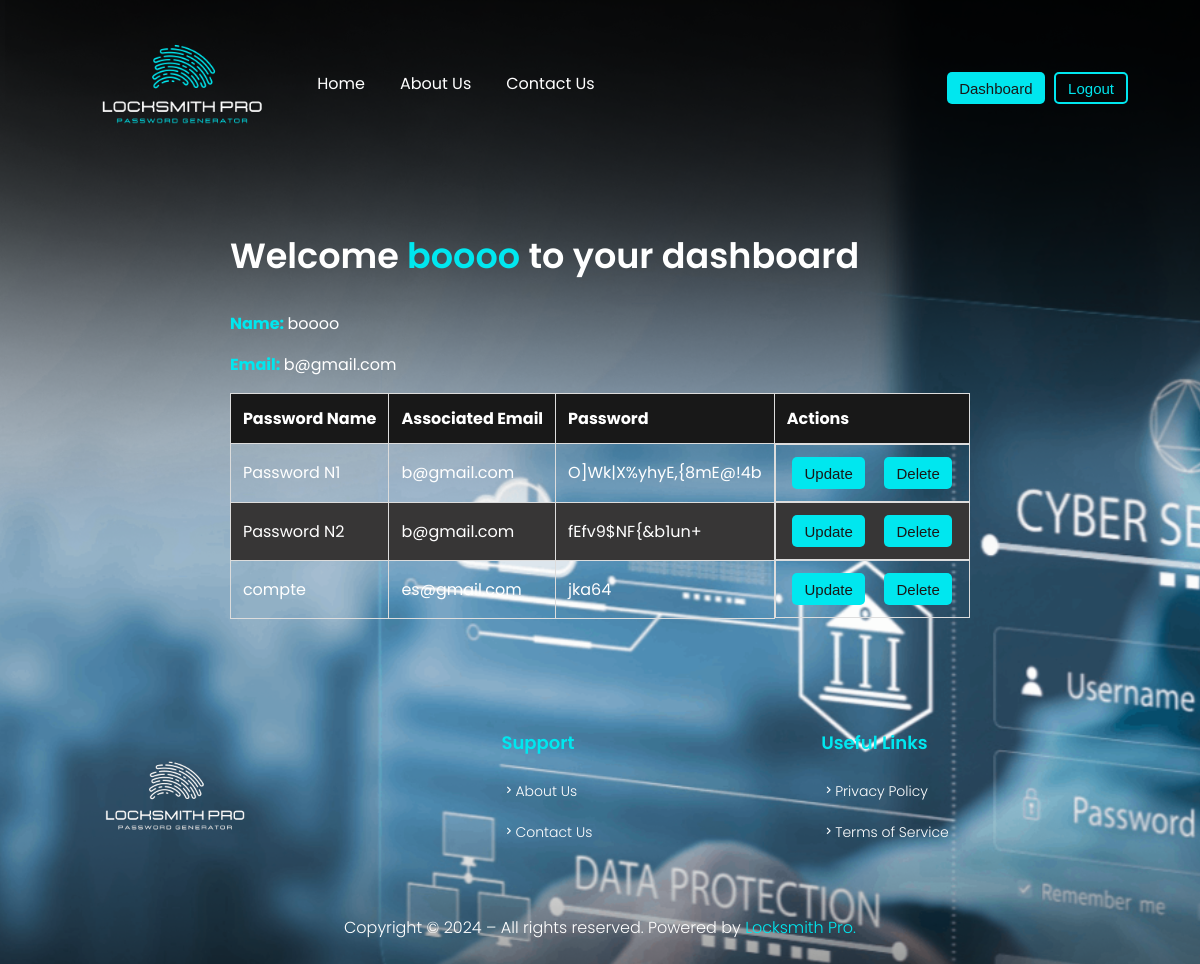
The page /dashboard (signed in) on the database its author committed.
### models.py (models this page shows, shortened)
class User(db.Model):
    id = db.Column(db.Integer, primary_key=True)
    name = db.Column(db.String(100), nullable=False)
    email = db.Column(db.String(100), unique=True)
    password = db.Column(db.String(100))

class SavedPassword(db.Model):
    id = db.Column(db.Integer, primary_key=True)
    user_id = db.Column(db.Integer, db.ForeignKey('user.id'), nullable=False)
    password_name = db.Column(db.String(100), nullable=False)
    password_email = db.Column(db.String(100), nullable=False)
    password = db.Column(db.String(100), nullable=False)
    user = db.relationship('User', backref=db.backref('saved_passwords', lazy=True))

### locksmith.py (the view)
@app.route("/dashboard")
def dashboard():
    if session['user_id']:
        user_id = session['user_id']
        user = User.query.filter_by(email=session['email']).first()
        saves = SavedPassword.query.filter_by(user_id=user_id).all()
        return render_template('dashboard.html', saves=saves, user=user)
    return redirect('/login')

### templates/dashboard.html
{% extends 'base.html' %}
{% block content %}
<div class="container">
    <h2>Welcome <span style="color: #00E7EF;">{{user.name}}</span> to your dashboard</h2>
    <p><strong style="color: #00E7EF;" >Name: </strong> {{user.name }}</p>
    <p><strong style="color: #00E7EF;" >Email: </strong> {{user.email }}</p>
    {% if saves|length < 1 %}
        <p><strong style="color: red; text-align:center;" >There's no password saved!</strong></p>
    {% else %}
        <table>
            <thead>
                <tr>
                    <th>Password Name</th>
                    <th>Associated Email</th>
                    <th>Password</th>
                    <th>Actions</th>
                </tr>
            </thead>
            <tbody>
                {% for save in saves %}
                <tr>
                    <td onclick="copy(this)" >{{ save.password_name }}</td>
                    <td onclick="copy(this)" >{{ save.password_email }}</td>
                    <td onclick="copy(this)" >{{ save.password }}</td>
                    <td id="u-d-btn">
                        <a href="/update/{{ save.id }}"><button>Update</button></a>
                        <form action="{{ url_for('delete', id=save.id) }}" method="POST">
                            <button type="submit" id="delete">Delete</button>
                        </form>
                    </td>
                </tr>
                {% endfor %}
            </tbody>
        </table>
    {% endif %}
</div>
{% endblock content %}

### templates/base.html (shortened to what this page needs)
<!DOCTYPE html>
<html lang="en">
<head>
    <link rel="stylesheet" href="{{ url_for('static', filename='css/styles.css') }}">
    <link href='https://unpkg.com/boxicons@2.1.4/css/boxicons.min.css' rel='stylesheet'>
</head>
<body>
    <section class="header">
        <img src="{{ url_for('static', filename='img/1.png') }}" alt="logo">
        <nav class="header-menu">
            <ul class="nav-list">
                <li><a href="/">Home</a></li>
                <li><a href="/about">About Us</a></li>
                <li><a href="/contact">Contact Us</a></li>
            </ul>
        </nav>
        {% if session.logged_in %}
            <a href="/dashboard"><button id="bt1" >Dashboard</button></a>
            <a href="/logout" ><button id="bt2">Logout</button></a>
        {% else %}
            <a href="/register"><button id="bt1" >Register</button></a>
            <a href="/login"><button id="bt2" >Login</button></a>
        {% endif %}
    </section>
    {% block content %}{% endblock content %}
    <section class="footer">
        <img src="{{ url_for('static', filename='img/2.png') }}" alt="logo" id="logo">
        <div class="footer-menu">
            <div class="links">Support
                <nav class="info">
                    <a href="/about"><i class='bx bx-chevron-right'></i>About Us</a>
                    <a href="/contact"><i class='bx bx-chevron-right'></i>Contact Us</a>
                </nav>
            </div>
            <div class="links">Useful Links
                <nav class="info">
                    <a href="/privacy-policy"><i class='bx bx-chevron-right'></i>Privacy Policy</a>
                    <a href="/terms"><i class='bx bx-chevron-right'></i>Terms of Service</a>
                </nav>
            </div>
        </div>
    </section>
    <div class="copyright">
        <p>Copyright © 2024 – All rights reserved. Powered by <a href="#">Locksmith Pro.</a></p>
    </div>
</body>
</html>

### static/css/styles.css (style rules this page uses)
body { display: flex; flex-direction: column; background-color: black; justify-content: center; align-items: center; color: #fff; background-image: url("/static/img/background.png"); }
.header { display: flex; justify-content: space-between; align-items: center; margin: 0 1rem; width: 90%; height: 10rem; margin-bottom: 2rem; }
.header img { width: 230px; }
.header-menu { color: #fff; display: flex; justify-content: space-between; align-items: center; padding: 10px 20px; width: 70%; }
.header .header-menu a { margin-right: 35px; color: #fff; font-size: 16px; font-family: Poppins, sans-serif; text-decoration: none; transition: .4s; }
.nav-list { list-style: none; display: flex; margin: 0; padding: 0; }
.nav-list li { display: inline; }
button { overflow: hidden; outline: none; border: none; border-radius: 5px; cursor: pointer; padding: 5px 12px; font-family: Poppins, sans-serif; margin: 0 0.3rem; }
#bt1 { background-color: #00E7EF; }
#bt2 { background-color: transparent; border: solid 2px #00E7EF; color: #00E7EF; }
table { width: 100%; border-collapse: collapse; font-family: Poppins, sans-serif; }
th, td { padding: 12px; border: 1px solid #ddd; text-align: left; cursor: pointer; }
th { background-color: #181818; color: white; }
tr:nth-child(even) { background-color: #373636; }
.footer { display: flex; justify-content: space-between; align-items: center; margin: 5rem 0 0 1rem; width: 90%; }
.footer #logo { width: 200px; cursor: pointer; }
.footer-menu { display: flex; justify-content: start; align-items: start; grid-row: 20px; width: 60%; }
.footer-menu .links { width: 100%; font-size: 18px; color: #00E7EF; font-weight: 600; font-family: Poppins, sans-serif; }
.footer-menu .info { display: flex; flex-direction: column; margin: 15px 0; width: 100%; }
.footer .footer-menu .links .info a { margin-right: 25px; color: #fff; font-size: 14px; font-family: Poppins, sans-serif; font-weight: 300; text-decoration: none; transition: .4s; margin: 10px 0; }
.copyright { display: flex; margin: 0; padding: 0; justify-content: center; align-items: center; }
.copyright p { font-size: 16px; font-family: Poppins, sans-serif; font-weight: 300; }
.copyright p a { color: #00E7EF; text-decoration: none; transition: .4s; }
h2 { font-family: Poppins, sans-serif; font-weight: 600; font-size: 35px; color: #fff; }
ul { list-style-type: disc; margin-left: 20px; }
ul li { margin-bottom: 10px; }
form { width: 60%; display: flex; flex-direction: column; justify-content: center; margin: 0; padding: 0; }
button { height: 2rem; background-color: #00E7EF; color: #181818; font-family: Poppies, sans-serif; font-weight: 500; overflow: none; border: none; border-radius: 5px; cursor: pointer; font-size: 15px; }
#u-d-btn { display: flex; flex-direction: row; gap: 10px; }
#u-d-btn a { text-decoration: none; }
p { font-size: 16px; font-family: Poppins, sans-serif; }

### rows shown on the page
User: name "boooo", email "b@gmail.com"
SavedPassword: password_name "Password N1", password_email "b@gmail.com", password "O]Wk|X%yhyE,{8mE@!4b"
SavedPassword: password_name "Password N2", password_email "b@gmail.com", password "fEfv9$NF{&b1un+"
SavedPassword: password_name "compte", password_email "es@gmail.com", password "jka64"
